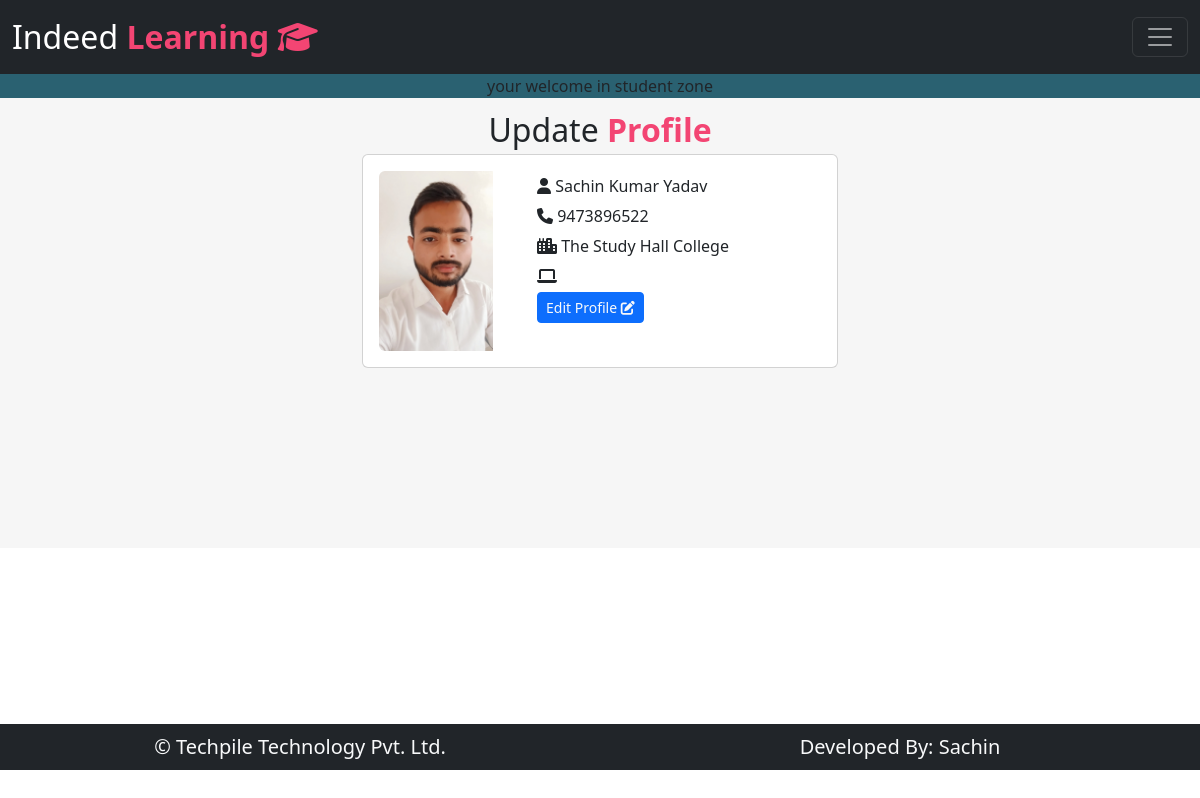
The page /student/uprofile/ (signed in) on the database its author committed.
### user/models.py (models this page shows, shortened)
class signup(models.Model):
    name=models.CharField(max_length=200,null=True)
    email=models.CharField(max_length=200,primary_key=True)
    mobile=models.CharField(max_length=30,null=True)
    profile=models.ImageField(upload_to='static/profile/',null=True)
    course = models.CharField(max_length=30, null=True)
    pyear = models.CharField(max_length=30, null=True)
    college = models.CharField(max_length=200, null=True)
    batch =models.ForeignKey(studentbatch,on_delete=models.CASCADE,null=True)
    status = models.CharField(max_length=30, null=True)
    passwd=models.CharField(max_length=100,null=True)
    batchid=models.IntegerField(null=True)

### student/views.py (the view, shortened to what this page needs)
# urls.py: path('uprofile/',views.uprofile),
def uprofile(request):
    user=request.session.get('user')
    udata=signup.objects.filter(email=user)
    upd=signup.objects.get(email=user)
    oldpasswd=request.POST.get('opasswd')
    md={"udata":udata}
    return render(request,'student/uprofile.html',md)

### templates/student/uprofile.html (shortened to what this page needs)
{% extends 'base1.html'%}
{% load static %}
{% block studentzone %}
<div class="text-center fs-2 mt-2">
    Update <B class="txt-mycolor1">Profile</B>
</div>
<div class="row">
    <div class="col-sm-5 mx-auto">
        {% for j in udata %}
        <div class="card mb-3">
  <div class="row g-0">
    <div class="col-md-4 p-3">
      <img src="/{{j.profile}}" class="img-fluid rounded-start" style="max-height:180px;" alt="...">
    </div>
    <div class="col-md-8">
      <div class="card-body">
        <p class="card-text" style="line-height:30px; font-size:16px;">
            <i class="fa-solid fa-user"></i> {{j.name}}<br/>
            <i class="fa-solid fa-phone"></i> {{j.mobile}}<br/>
            <i class="fa-solid fa-city"></i> {{j.college}}<br/>
            <i class="fa-solid fa-laptop"></i> {{j.course}}<br/>
            <a href="#" class="btn btn-primary text-light btn-sm" onclick="demo()">
                Edit Profile <i class="fa-solid fa-pen-to-square"></i>
            </a>
        </p>
      </div>
    </div>
  </div>
</div>
        {% endfor %}
    </div>
</div>
{% endblock %}

### templates/base1.html (style rules this page uses)
:root { --bgcolor1:#f34573; --bgcolor2:#2a6171; --txtcolor1:#f34573; --txtcolor2:#2a6171; }
.txt-mycolor1 { color:var(--txtcolor1) !important; }

### rows shown on the page
signup: profile (picture), name "Sachin Kumar Yadav", mobile "9473896522", college "The Study Hall College"
